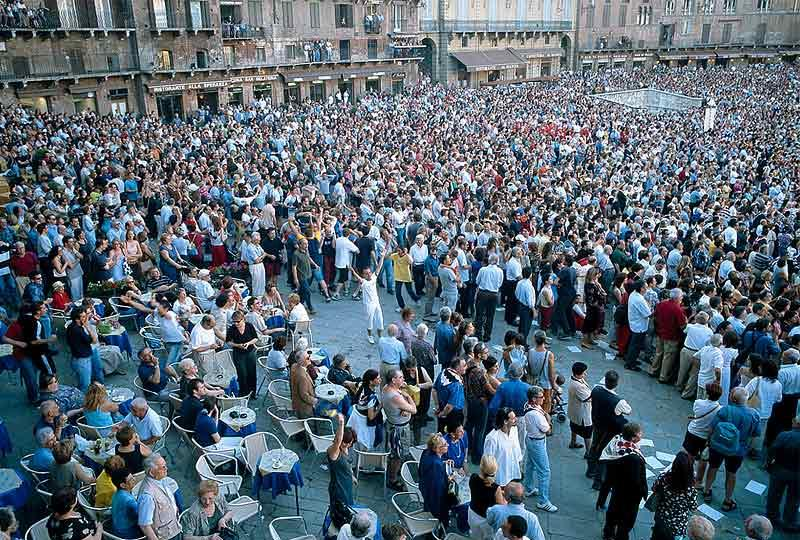
%> input picture Feature Extraction/All/pic.jpg, 800 x 540 px
$ octave --eval "result = pseudotrainClassifier('../../Feature Extraction/All/pic.jpg');"   (GNU Octave 9; MATLAB toolbox functions it lacks are replaced by stand-ins)
%> lines starting %> are read from the running program, lines starting %| are printed output that depends on the picture
function [ observationmatrix ] = pseudotrainClassifier(directoryname)
%> called with directoryname = '../../Feature Extraction/All/pic.jpg'
    fprintf('Inside Directory: %s\n', directoryname);
    files = dir(directoryname);

    fileIndex = find(~[files.isdir]);

    observationmatrix = zeros(1, 3);

    for i=1:length(fileIndex)
           fileName = files(fileIndex(i)).name;
           path = strcat(directoryname, '\', fileName);
           fprintf('Processing file %s\n', fileName);
        try

            % Read in an image
            rgbimage = imread(path);
%> rgbimage is the input picture: size 540x800x3 uint8; mean R, G, B 89.6, 103.1, 114.2
            image = rgb2hsv(rgbimage);
%> image: size 540x800x3 double; mean H, S, V 0.539, 0.369, 0.46

            % Extract Color Channels
            h = image(:,:,1);
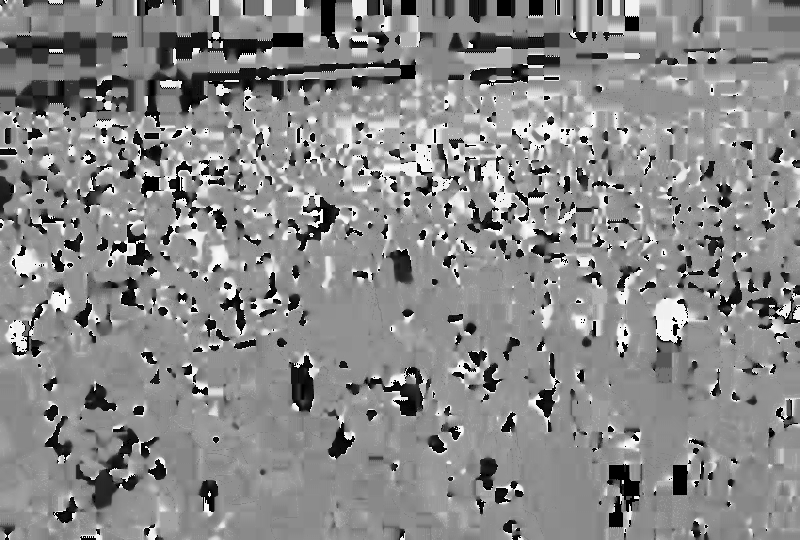
%> h: size 540x800 double; min 0, max 0.999, mean 0.539
            s = image(:,:,2);
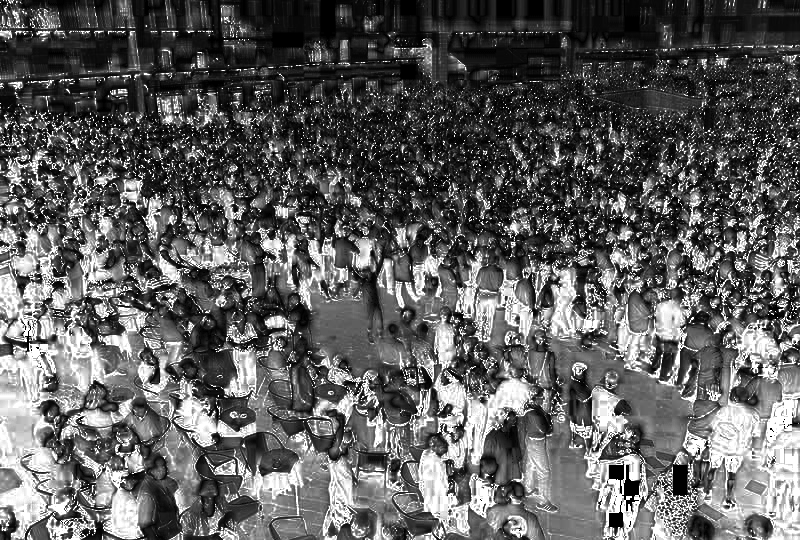
%> s: size 540x800 double; min 0, max 1, mean 0.369
            v = image(:,:,3);
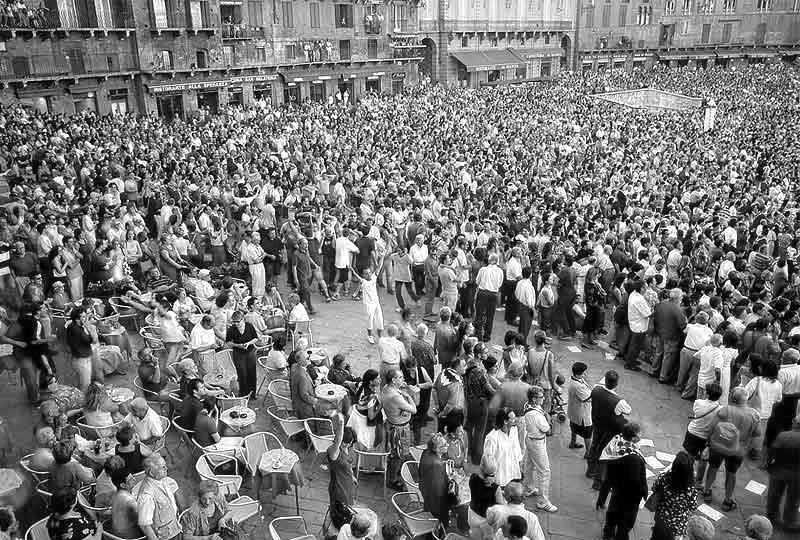
%> v: size 540x800 double; min 0, max 1, mean 0.46

            % Determine number of pixels
            imagesize = size(image);
%> imagesize = [540 800 3]
            numberofpixels = imagesize(1) * imagesize(2);
%> numberofpixels = 432000

            % Compute average hsv
            avgh = sum(sum(uint16(h))) / numberofpixels;
%> avgh = 0.815
            avgs = sum(sum(uint16(s))) / numberofpixels;
%> avgs = 0.285
            avgv = sum(sum(uint16(v))) / numberofpixels;
%> avgv = 0.432

            % Create featurevector
            featurevector = [avgh, avgs, avgv];
%> featurevector = [0.815 0.285 0.432]
            observationmatrix = cat(1,observationmatrix, featurevector);
%> observationmatrix = [0 0 0; 0.815 0.285 0.432]
%> `result = pseudotrainClassifier('../../Feature Extraction/All/pic.jpg');`: result = [0.815 0.285 0.432]
        catch ME
            fprintf('Unable to access file %s\n', fileName);
        end
    end
    observationmatrix(1,:) = [];


end

$ run again, on Feature Extraction/All/adult7.jpg
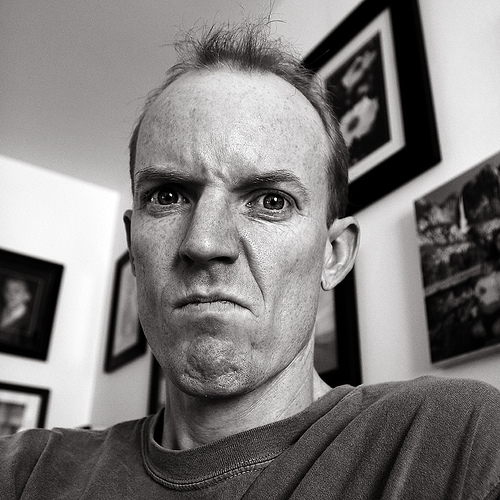
%> input picture Feature Extraction/All/adult7.jpg, 500 x 500 px
%> in pseudotrainClassifier, rgbimage is the input picture: size 500x500x3 uint8; mean R, G, B 127.1, 124.9, 124
%> image: size 500x500x3 double; mean H, S, V 0.13, 0.0413, 0.499
%> in pseudotrainClassifier, `h = image(:,:,1);`:
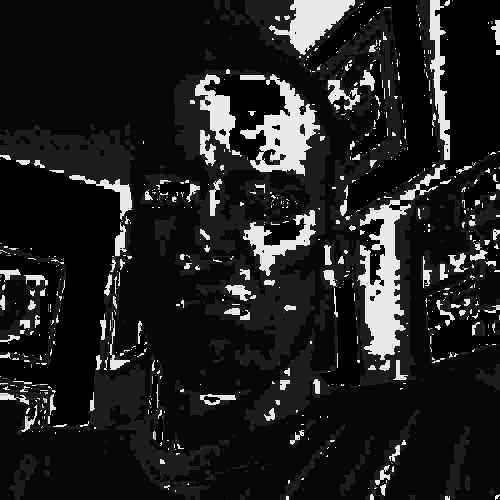
%> h: size 500x500 double; min 0, max 0.958, mean 0.13
%> in pseudotrainClassifier, `s = image(:,:,2);`:
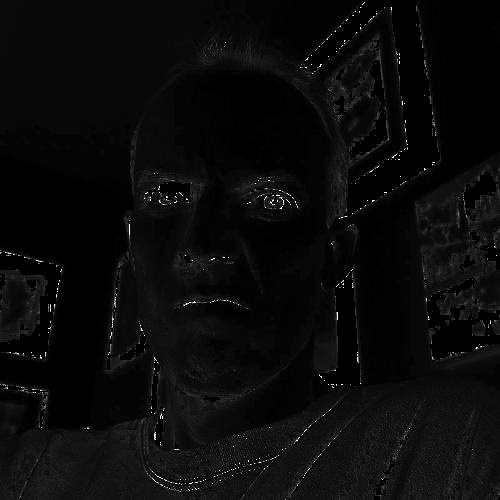
%> s: size 500x500 double; min 0, max 1, mean 0.0413
%> avgh = 0.0968
%> avgs = 0.00326
%> avgv = 0.541
%> featurevector = [0.0968 0.00326 0.541]
%> observationmatrix = [0 0 0; 0.0968 0.00326 0.541]
%> result = [0.0968 0.00326 0.541]
